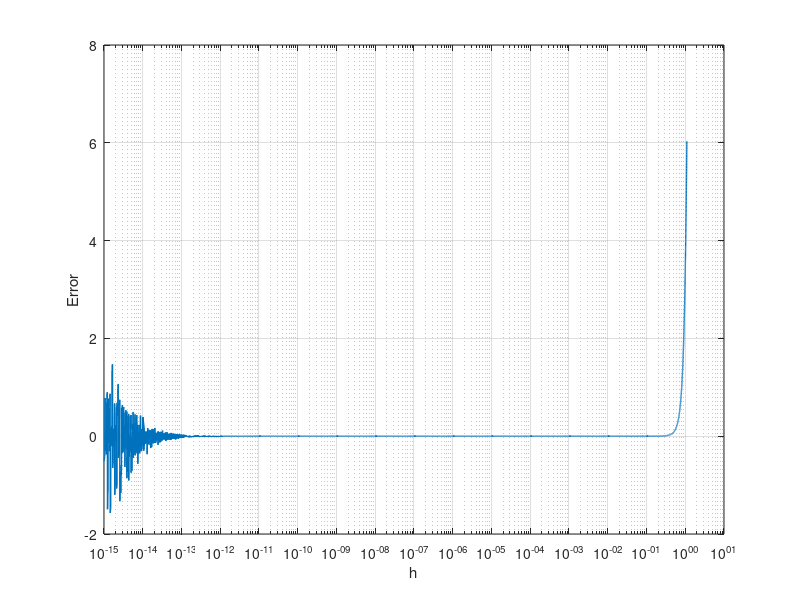

Here is the MATLAB script that generated this plot:
df_real = @(x)(exp(x));
df = @(x0,h)((-25*exp(x0)+48*exp(x0+h)-36*exp(x0+2*h)+16*exp(x0+3*h)-3*exp(x0+4*h))/(12*h));
x = []; y = []; h0 = 1e-16;% h = [1:1000:1e7] * h0;
for i = 1:15
    h0 = h0 * 10;
    for j = 1:999
        h = h0*(1+0.01*j);
        y = [y df_real(1) - df(1,h)];
        x = [x h];
    end
end
semilogx(x, y, 'LineWidth', 1)
xlabel('h')
ylabel('Error')
grid on

loc = find(y==min(abs(y)));
fprintf('The value of h with the minimum approximation error:\t %e\n',x(loc));
fprintf('The value of h derived by us:\t %e\n', (2^(-52))^(0.2));
